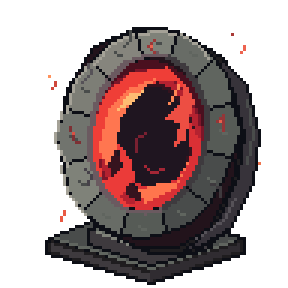
#> input picture archive_assets/world/idle/enemy_portal-source.png, 96 x 96 px (shown 3 times larger)
$ python generate.py
#> lines starting #> are read from the running program, lines starting #| are printed output that depends on the picture; after the words box and inside, x2 and y2 are one past the last pixel; in counts of white or black regions, pixels touching at a corner belong together
"""Rebuild the approved endpoint loops from the preserved static source PNGs.

Run with Python 3 and Pillow. Outputs stay inside this Godot-ignored archive.
No model, external artwork, runtime dependency, or source-image overwrite.
"""

from collections import deque
from hashlib import sha256
from math import atan2, cos, hypot, pi, sin, tau
from pathlib import Path
import json

from PIL import Image, ImageDraw, ImageFont

HERE = Path(__file__).resolve().parent
ROOT = HERE.parents[2]
FRAME_COUNT = 16
FRAME_MS = 200
SIZE = 96
PORTAL_SOURCE = HERE / "enemy_portal-source.png"
CRYSTAL_SOURCE = HERE / "health_crystal-source.png"
PORTAL = Image.open(PORTAL_SOURCE).convert("RGBA")
#> PORTAL is the input picture: PIL image 96x96 RGBA; mean R, G, B, A 46.7, 31.9, 32.1, 129.9
CRYSTAL = Image.open(CRYSTAL_SOURCE).convert("RGBA")
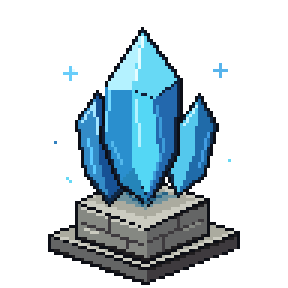
#> input picture archive_assets/world/idle/health_crystal-source.png, 96 x 96 px (shown 3 times larger)
#> CRYSTAL is the input picture: PIL image 96x96 RGBA; mean R, G, B, A 26.2, 41.4, 48.9, 85.6
OPENING = Image.new("1", (SIZE, SIZE))
#> OPENING: PIL image 96x96 1; every value is 0
ImageDraw.Draw(OPENING).polygon(
    [(46, 21), (54, 21), (60, 25), (65, 32), (68, 42), (67, 51),
     (63, 60), (55, 67), (45, 70), (38, 66), (32, 58), (29, 49),
     (30, 39), (34, 31), (40, 25)], fill=1
)
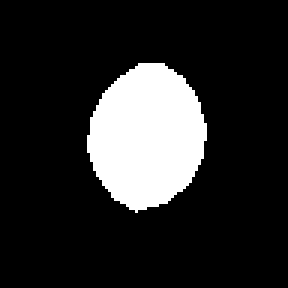
#> OPENING: PIL image 96x96 1 (shown 3 times larger); 15.9% white; 1 white region, box (x1, y1, x2, y2) and area: (29, 21, 69, 71) 1468


def split_body(image):
    """Separate existing disconnected sparks; retain the largest solid component."""
    pixels = image.load()
    unseen = {(x, y) for y in range(SIZE) for x in range(SIZE) if pixels[x, y][3]}
    parts = []
    while unseen:
        first = min(unseen, key=lambda p: (p[1], p[0]))
        unseen.remove(first)
        queue = deque([first])
        part = []
        while queue:
            x, y = queue.popleft()
            part.append((x, y))
            for point in [(x + 1, y), (x - 1, y), (x, y + 1), (x, y - 1)]:
                if point in unseen:
                    unseen.remove(point)
                    queue.append(point)
        parts.append(part)
    parts.sort(key=len, reverse=True)
    body = Image.new("RGBA", image.size)
    for point in parts[0]:
        body.putpixel(point, image.getpixel(point))
    return body, parts[1:]


PORTAL_BODY, PORTAL_SPARKS = split_body(PORTAL)
#> in split_body, `unseen = {(x, y) for y in range(SIZE) for x in range(SIZE) if pixels[x..`: unseen = 4695 items
#> the loop in split_body, `while unseen:` made 9 passes
#> first on passes 1 to 9: (44, 9), (77, 11), (81, 15), (80, 17), (16, 25), (18, 27), (17, 29), (21, 70), (20, 72)
#> after the loop in split_body, `while unseen:`: parts = 9 items; unseen = 0 items
#> in split_body, `body = Image.new("RGBA", image.size)`: body: PIL image 96x96 RGBA; every value is 0
#> the loop in split_body, `for point in parts[0]:` made 4683 passes
#> point on passes 1 to 3: (44, 9), (45, 9), (44, 10)
#> PORTAL_SPARKS = [[(81, 15), (81, 16)], [(18, 27), (18, 28)], [(21, 70), (21, 71)], [(20, 72), (20, 73)], [(77, 11)], [(80, 17)], [(16, 25)], [(17, 29)]]
CRYSTAL_BODY, CRYSTAL_SPARKS = split_body(CRYSTAL)
#> the loop in split_body (call 2), `while unseen:` made 7 passes
#> first on passes 1 to 7: (47, 9), (73, 21), (23, 22), (18, 47), (76, 53), (22, 59), (23, 60)
#> the loop in split_body (call 2), `for point in parts[0]:` made 3072 passes
#> point on passes 1 to 3: (47, 9), (47, 10), (48, 10)
#> CRYSTAL_SPARKS = [[(23, 22), (23, 23), (24, 23), (23, 24), (24, 24), (22, 24), (23, 25), (25, 24), (21, 24), (23, 26)], [(73, 21), (73, 22), (73, 23), (74, 23), (72, 23), (73, 24), (75, 23), (71, 23), (73, 25)], [(18, 47)], [(76, 53)], [(22, 59)], [(23, 60)]]


def inside_opening(x, y):
    r, g, _, a = PORTAL.getpixel((x, y))
    return a and OPENING.getpixel((x, y)) and r > 25 and r > g * 1.32


def crystal_surface(x, y):
    r, g, b, a = CRYSTAL.getpixel((x, y))
    return a and y < 65 and b > 140 and g > 75 and b > r * 1.12


def portal_frame(index):
    index %= FRAME_COUNT
    phase = tau * index / FRAME_COUNT
    image = PORTAL_BODY.copy()
    for y in range(21, 71):
        for x in range(29, 69):
            if not inside_opening(x, y):
                continue
            u, v = (x - 48 + 0.16 * (y - 45)) / 18.6, (y - 45) / 24.8
            radius, angle = hypot(u, v), atan2(v, u)
            # A travelling one/two-pixel twist, not rotation of the entire sprite.
            turn = 0.105 * sin(phase - radius * 4) * max(0, min(1, (1.08 - radius) * 2))
            sample_y = round(45 + radius * sin(angle + turn) * 24.8)
            sample_x = round(48 + radius * cos(angle + turn) * 18.6 - 0.16 * (sample_y - 45))
            if 0 <= sample_x < SIZE and 0 <= sample_y < SIZE and inside_opening(sample_x, sample_y):
                image.putpixel((x, y), PORTAL.getpixel((sample_x, sample_y)))
            # A restrained moving hot edge inside the red lip, using its own palette.
            r, g, b, a = image.getpixel((x, y))
            sweep = (angle - phase + pi) % tau - pi
            if radius > 0.72 and abs(sweep) < 0.33 and r > 160 and g < 115:
                image.putpixel((x, y), (255, 118, 80, a) if r > 225 else (239, 62, 55, a))
    # Two small curved wisps circulate behind the existing flame tongues.
    for offset, strength in [(0, 1.0), (pi, 0.8)]:
        for step in range(30):
            t = step / 29
            angle = phase + offset - 1.3 + t * 1.3
            radius = (0.25 + t * 0.34) * strength
            y = round(45 + sin(angle) * radius * 24.8)
            x = round(48 + cos(angle) * radius * 18.6 - 0.16 * (y - 45))
            if inside_opening(x, y) and PORTAL.getpixel((x, y))[0] < 80:
                color = (74, 16, 31, 255) if t < 0.55 else (124, 22, 41, 255)
                image.putpixel((x, y), color)
    for number, part in enumerate(PORTAL_SPARKS):
        age = (index + number * 3) % FRAME_COUNT
        if age in (0, 1, 15):
            continue
        dx, dy = round(sin(tau * age / FRAME_COUNT + number)), 1 - age // 5
        color = (239, 62, 55, 255) if 5 <= age <= 10 else (164, 38, 53, 255)
        for x, y in part:
            point = (x + dx, y + dy)
            if not PORTAL_BODY.getpixel(point)[3]:
                image.putpixel(point, color)
    return image


BLUE_PALETTE = sorted({CRYSTAL.getpixel((x, y))[:3] for y in range(SIZE)
                       for x in range(SIZE) if crystal_surface(x, y)})
#> in crystal_surface, `r, g, b, a = CRYSTAL.getpixel((x, y))`: r = 0
#> BLUE_PALETTE = 21 items, first 6: (23, 81, 148), (32, 107, 169), (35, 104, 173), (37, 133, 185), (42, 143, 206), (50, 129, 191)


def luminance(color):
    return sum(c * w for c, w in zip(color, (0.2126, 0.7152, 0.0722)))


def next_highlight(color):
    """A single nearby palette step preserves the original facet contrast."""
    candidates = [c for c in BLUE_PALETTE if 4 < luminance(c) - luminance(color) < 38]
    target = [min(255, c * m + b) for c, m, b in zip(color, (1.18, 1.12, 1.025), (2, 5, 0))]
    return min(candidates, key=lambda c: sum((a - b) ** 2 for a, b in zip(c, target))) if candidates else color


HIGHLIGHTS = {color: next_highlight(color) for color in BLUE_PALETTE}
#> in next_highlight, `candidates = [c for c in BLUE_PALETTE if 4 < luminance(c) - luminance(..`: candidates = [(32, 107, 169), (35, 104, 173)]
#> HIGHLIGHTS = 21 items


def crystal_frame(index):
    index %= FRAME_COUNT
    image = CRYSTAL_BODY.copy()
    travel = -14 + index / FRAME_COUNT * 112
    for y in range(65):
        for x in range(18, 78):
            if not crystal_surface(x, y):
                continue
            color = CRYSTAL.getpixel((x, y))
            if abs(y - 0.45 * (x - 48) - travel) < 3:
                image.putpixel((x, y), (*HIGHLIGHTS[color[:3]], 255))
            elif color[:3] == (84, 215, 245) and cos(tau * index / FRAME_COUNT) > 0.4:
                image.putpixel((x, y), (103, 217, 245, 255))
    for number, part in enumerate(CRYSTAL_SPARKS):
        age = (index + number * 5) % FRAME_COUNT
        if age in (0, 1, 15):
            continue
        dy = round(sin(tau * age / FRAME_COUNT + number))
        for x, y in part:
            point = (x, y + dy)
            if CRYSTAL_BODY.getpixel(point)[3]:
                continue
            color = CRYSTAL.getpixel((x, y))
            if age in (2, 3, 13, 14):
                color = (60, 156, 217, 255)
            elif age in (7, 8, 9):
                color = (180, 242, 255, 255)
            image.putpixel(point, color)
    return image


def save_transparent_gif(frames, path, source):
    colors = sorted({p[:3] for p in source.get_flattened_data() if p[3]})
    lookup = {color: index + 1 for index, color in enumerate(colors)}
    palette = [0, 0, 0] + [channel for color in colors for channel in color]
    palette += [0] * (768 - len(palette))
    indexed = []
    for frame in frames:
        image = Image.new("P", frame.size)
        image.putpalette(palette)
        image.putdata([lookup[p[:3]] if p[3] else 0 for p in frame.get_flattened_data()])
        indexed.append(image)
    indexed[0].save(path, save_all=True, append_images=indexed[1:], duration=FRAME_MS,
                    loop=0, transparency=0, disposal=2, optimize=False)


def validate(frames, source, body, allowed):
    palette = {p for p in source.get_flattened_data() if p[3]}
    assert len({frame.tobytes() for frame in frames}) == FRAME_COUNT
    for frame in frames:
        assert frame.size == (SIZE, SIZE)
        assert set(frame.getchannel("A").get_flattened_data()) == {0, 255}
        assert {p for p in frame.get_flattened_data() if p[3]} <= palette
        assert frame.getbbox()[3] == source.getbbox()[3]
        for y in range(SIZE):
            for x in range(SIZE):
                if body.getpixel((x, y))[3] and not allowed(x, y):
                    assert frame.getpixel((x, y)) == source.getpixel((x, y)), (x, y)
    changed = [sum(a != b for a, b in zip(frame.get_flattened_data(), frames[(i + 1) % FRAME_COUNT].get_flattened_data()))
               for i, frame in enumerate(frames)]
    assert changed[-1] <= max(changed[:-1]), "Loop seam is larger than every internal transition"
    return changed


def main():
    portal_frames = [portal_frame(i) for i in range(FRAME_COUNT)]
#> the loop in portal_frame, `for y in range(21, 71):` made 50 passes
#> the loop in portal_frame, `for offset, strength in [(0, 1.0), (pi, 0.8)]:` made 2 passes
#> (offset, strength) on passes 1 to 2: (0, 1), (3.14, 0.8)
#> the loop in portal_frame, `for number, part in enumerate(PORTAL_SPARKS):` made 8 passes
#> part on passes 1 to 8: [(81, 15), (81, 16)], [(18, 27), (18, 28)], [(21, 70), (21, 71)], [(20, 72), (20, 73)], [(77, 11)], [(80, 17)], [(16, 25)], [(17, 29)]
#> the loop in portal_frame (call 2), `for offset, strength in [(0, 1.0), (pi, 0.8)]:` made 2 passes
#> the loop in portal_frame (call 2), `for number, part in enumerate(PORTAL_SPARKS):` made 8 passes
#> call 3 of portal_frame, with index = 2
#> the loop in portal_frame (call 3), `for offset, strength in [(0, 1.0), (pi, 0.8)]:` made 2 passes
#> after the loop in portal_frame (call 3), `for offset, strength in [(0, 1.0), (pi, 0.8)]:`:
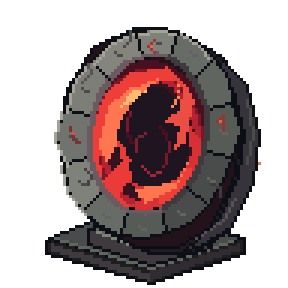
#> image: PIL image 96x96 RGBA (shown 3 times larger); mean R, G, B, A 46.8, 31.9, 32, 129.6; transparent parts drawn white
#> the loop in portal_frame (call 3), `for number, part in enumerate(PORTAL_SPARKS):` made 8 passes
#> the loop in portal_frame (call 5), `for offset, strength in [(0, 1.0), (pi, 0.8)]:` made 2 passes
#> after the loop in portal_frame (call 5), `for offset, strength in [(0, 1.0), (pi, 0.8)]:`:
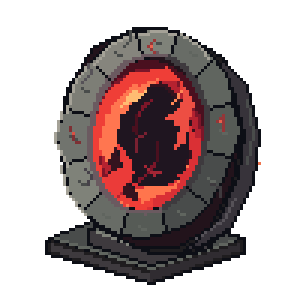
#> image: PIL image 96x96 RGBA (shown 3 times larger); mean R, G, B, A 46.5, 31.8, 32, 129.6; transparent parts drawn white
#> the loop in portal_frame (call 5), `for number, part in enumerate(PORTAL_SPARKS):` made 8 passes
#> the loop in portal_frame (call 11), `for offset, strength in [(0, 1.0), (pi, 0.8)]:` made 2 passes
#> after the loop in portal_frame (call 11), `for offset, strength in [(0, 1.0), (pi, 0.8)]:`:
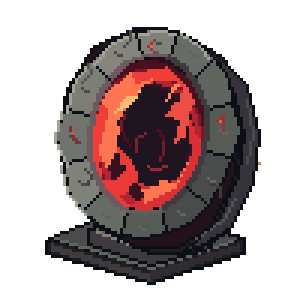
#> image: PIL image 96x96 RGBA (shown 3 times larger); mean R, G, B, A 46.6, 32.1, 32.1, 129.6; transparent parts drawn white
#> the loop in portal_frame (call 11), `for number, part in enumerate(PORTAL_SPARKS):` made 8 passes
#> the loop in portal_frame (call 13), `for offset, strength in [(0, 1.0), (pi, 0.8)]:` made 2 passes
#> after the loop in portal_frame (call 13), `for offset, strength in [(0, 1.0), (pi, 0.8)]:`:
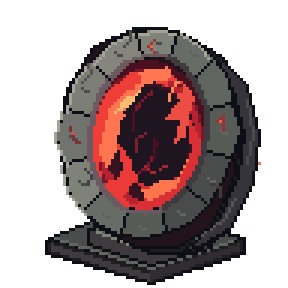
#> image: PIL image 96x96 RGBA (shown 3 times larger); mean R, G, B, A 46.9, 32.1, 32.1, 129.6; transparent parts drawn white
#> the loop in portal_frame (call 13), `for number, part in enumerate(PORTAL_SPARKS):` made 8 passes
    crystal_frames = [crystal_frame(i) for i in range(FRAME_COUNT)]
#> the loop in crystal_frame, `for number, part in enumerate(CRYSTAL_SPARKS):` made 6 passes
#> the loop in crystal_frame (call 2), `for number, part in enumerate(CRYSTAL_SPARKS):` made 6 passes
    assert portal_frame(FRAME_COUNT).tobytes() == portal_frames[0].tobytes()
    assert crystal_frame(FRAME_COUNT).tobytes() == crystal_frames[0].tobytes()
#> the loop in main, `for name, frames, source, source_path, body, allowed in [ ("enemy_port..` made 1 pass
#> name on pass 1: 'enemy_portal_idle'
    manifest = {
        "status": "approved; enabled by PathBoard in matches and the workshop",
        "authoring": "Deterministic edits of the original pixel clusters; Python 3 + Pillow; no external service or model.",
        "frame_size": [SIZE, SIZE], "frames": FRAME_COUNT, "frame_duration_ms": FRAME_MS,
        "loop_duration_ms": FRAME_COUNT * FRAME_MS, "sheet_layout": "one horizontal row, left to right",
        "alpha": "0/255 only; no smoothing, blur, rescaling, or new colors in sprite exports",
        "playback": "5 fps, looping; cosmetic local real time, independent of match speed and authority",
        "assets": [],
    }
    for name, frames, source, source_path, body, allowed in [
        ("enemy_portal_idle", portal_frames, PORTAL, PORTAL_SOURCE, PORTAL_BODY, inside_opening),
        ("health_crystal_idle", crystal_frames, CRYSTAL, CRYSTAL_SOURCE, CRYSTAL_BODY, crystal_surface),
    ]:
        changed = validate(frames, source, body, allowed)
        sheet = Image.new("RGBA", (SIZE * FRAME_COUNT, SIZE))
        for index, frame in enumerate(frames):
            sheet.paste(frame, (SIZE * index, 0))
        sheet_path, gif_path = HERE / f"{name}.png", HERE / f"{name}.gif"
        sheet.save(sheet_path)
        save_transparent_gif(frames, gif_path, source)
        manifest["assets"].append({
            "source": str(source_path.relative_to(ROOT)),
            "source_sha256": sha256(source_path.read_bytes()).hexdigest(),
            "sheet": sheet_path.name, "sheet_sha256": sha256(sheet_path.read_bytes()).hexdigest(),
            "runtime_sheet": f"assets/world/{name}.png",
            "preview": gif_path.name, "preview_sha256": sha256(gif_path.read_bytes()).hexdigest(),
            "fixed_framing_bounds": list(source.getbbox()), "board_anchor": [0.5, 0.97],
            "board_height": 1.05, "adjacent_changed_pixels_including_seam": changed,
            "preserved": "All attached stone, pedestal, outline, rune, and non-magical body pixels are identical to source.",
        })
    # One shared palette avoids unrelated GIF quantization flicker between frames.
    font = ImageFont.truetype(str(ROOT / "assets/fonts/silkscreen/Silkscreen-Regular.ttf"), 14)
    previews = []
    for index in range(FRAME_COUNT):
        image = Image.new("RGB", (848, 288), "#263429")
        draw = ImageDraw.Draw(image)
        for x, title, sprite in [
            (16, "PORTAL / ORIGINAL", PORTAL), (224, "PORTAL / IDLE", portal_frames[index]),
            (432, "CRYSTAL / ORIGINAL", CRYSTAL), (640, "CRYSTAL / IDLE", crystal_frames[index]),
        ]:
            draw.text((x, 16), title, font=font, fill="#cbd1bc")
            draw.rectangle((x, 48, x + 191, 239), fill="#344336")
            draw.ellipse((x + 34, 217, x + 168, 237), fill="#283429")
            zoom = sprite.resize((192, 192), Image.Resampling.NEAREST)
            image.paste(zoom, (x, 48), zoom)
        draw.text((16, 258), "16 PIXEL FRAMES / 5 FPS / ORIGINAL STONEWORK / APPROVED IDLE LOOPS", font=font, fill="#a5b09a")
        previews.append(image)
    palette = Image.new("RGB", (848, 288 * FRAME_COUNT))
    for index, image in enumerate(previews):
        palette.paste(image, (0, index * 288))
    palette = palette.quantize(colors=256, dither=Image.Dither.NONE)
    previews = [image.quantize(palette=palette, dither=Image.Dither.NONE) for image in previews]
    previews[0].save(HERE / "idle_comparison.gif", save_all=True, append_images=previews[1:],
                     duration=FRAME_MS, loop=0, disposal=2, optimize=False)
    (HERE / "manifest.json").write_text(json.dumps(manifest, indent=2) + "\n")
    print("PASS: both 16-frame loops; hard alpha; source-only palettes; fixed stonework and silhouettes; bounded loop seams.")
    print("Approved archive regenerated; runtime sheets and original source PNGs are not overwritten.")


if __name__ == "__main__":
#> (the run stopped early here; a loop or call above may not have finished)
